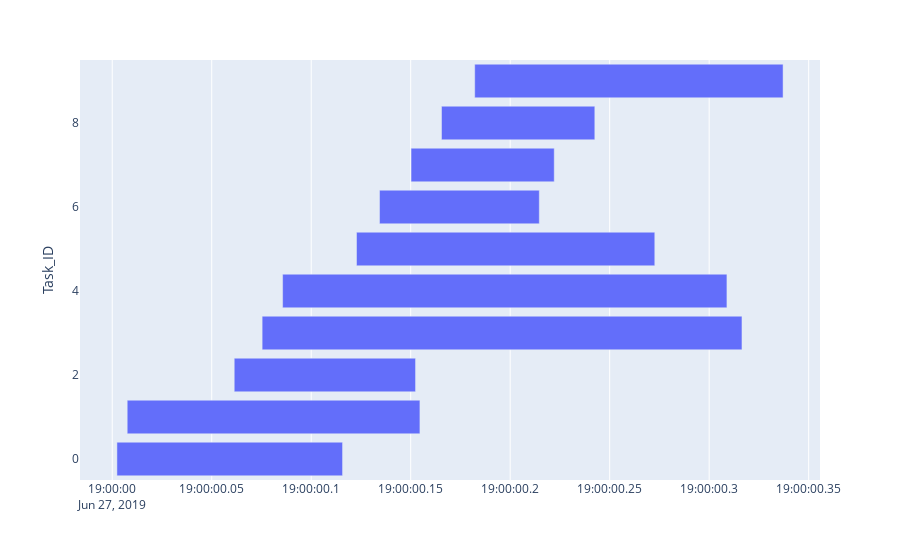

The code cell stored with this chart in its notebook:
### Code cell
datetime = pd.Timestamp('20190627 19:00:00')
for i in range(len(df)):
    df['Arrival_time'].loc[i] = datetime + pd.Timedelta(seconds = df['Arrival_time'].loc[i])
    df['Start_computing_time'].loc[i] = datetime + pd.Timedelta(seconds = df['Start_computing_time'].loc[i])
    df['Finish'].loc[i] = datetime + pd.Timedelta(seconds = df['Finish'].loc[i])
# fig = px.timeline(df[0:10],x_start='Arrival_time',x_end='Start_computing_time',y='Task_ID')
fig = px.timeline(df[0:10],x_start='Arrival_time',x_end='Finish',y='Task_ID')
fig.show()

### Figure 1 — Plotly figure (JSON) as saved in the notebook; plotly's stock layout.template omitted (floating-point values rounded to 4 significant figures)
{"data": [{"alignmentgroup": "True", "base": ["2019-06-27T19:00:00.002356", "2019-06-27T19:00:00.007526", "2019-06-27T19:00:00.061309", "2019-06-27T19:00:00.075336", "2019-06-27T19:00:00.085627", "2019-06-27T19:00:00.122759", "2019-06-27T19:00:00.134330", "2019-06-27T19:00:00.150176", "2019-06-27T19:00:00.165476", "2019-06-27T19:00:00.182170"], "hovertemplate": "Arrival_time=%{base}<br>Finish=%{x}<br>Task_ID=%{y}<extra></extra>", "legendgroup": "", "marker": {"color": "#636efa", "pattern": {"shape": ""}}, "name": "", "offsetgroup": "", "orientation": "h", "showlegend": false, "textposition": "auto", "type": "bar", "x": [113.4, 147.1, 91.13, 241.1, 223.3, 149.9, 80.3, 71.96, 77.06, 155.0], "xaxis": "x", "y": [0, 1, 2, 3, 4, 5, 6, 7, 8, 9], "yaxis": "y"}], "layout": {"barmode": "overlay", "legend": {"tracegroupgap": 0}, "margin": {"t": 60}, "xaxis": {"anchor": "y", "domain": [0, 1], "type": "date"}, "yaxis": {"anchor": "x", "domain": [0, 1], "title": {"text": "Task_ID"}}}}
